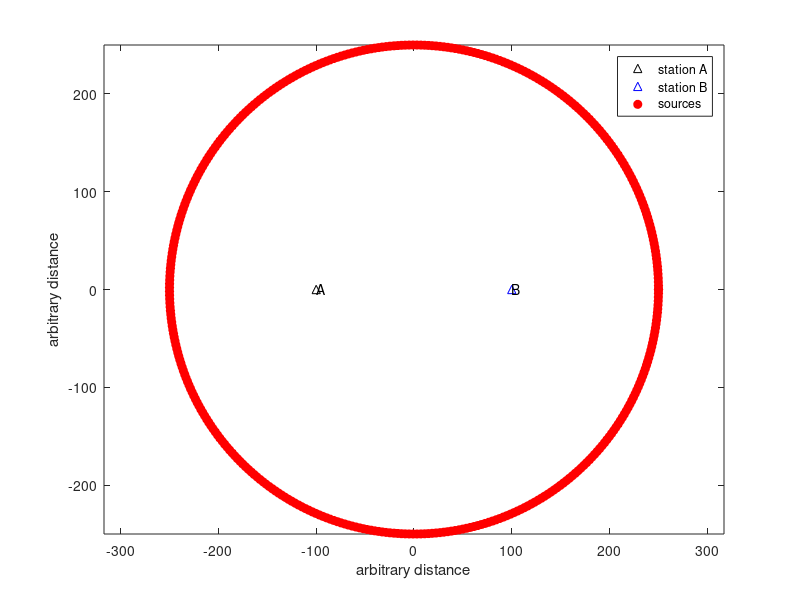

This chart was generated by the following MATLAB code: (Note: this script raises an error after producing the figure.)
% ambientnoiseXC
% create animation to demonstrate direct wave correlation for GF
% This shows the relationship of direct arrivals from a distribution of
% sources to the cross correlation function

% Try a small number of sources first (Ns=20), so you can see what is going
% on. Then increase the number of sources (Ns=1000) for more effective
% interference. You can see how the source XC changes with increasing
% numbers of sources
clear, close all
Ns=400;

% First, define station locations:
xA=-100; % distance units can be anything here
xB=100;
yA=0;
yB=0;

%Next, set up an evenly distributed collection of sources ala Waapenar
% SEG 2005

% Here phi is the angle measured CCW from positive X.
phi=linspace(0,2*pi,Ns);
% Try removing a section of sources to see how it influences the final XC
% function
% phi=linspace(0.25,1.25*pi,Ns);

r=250;          % this is the radius of the circle of sources
xs=r*cos(phi);  % x position of sources
ys=r*sin(phi);  % y position of sources

figure
plot(xA,yA,'k^',xB,yB,'b^')
hold on
text(xA,yA+1,'A');
text(xB,yB+1,'B');

plot(xs,ys,'o','MarkerFaceColor','r','MarkerEdgeColor','r')
axis equal
xlabel('arbitrary distance')
ylabel('arbitrary distance')
legend('station A','station B','sources')
drawnow
%%
% define a wavelet for plotting - A ricker wavelet works well (wavetype 2)
nsamp=41;
delta=0.001;
s=stfunc(nsamp,delta,.02,.02,2);
t=(0:nsamp-1)*delta;
figure;
subplot(211)
plot(t,s)
xlabel('time')
ylabel('arbitrary amplitude')
title('source wavelet')

% plot the derivative of the source wavelet too
ds=diff(s);
ds(nsamp)=0;
subplot(212)
plot(t,ds)
xlabel('time')
ylabel('arbitrary amplitude')
title('d/dt of the source wavelet')

drawnow
%%
% now compute traveltimes for all points to A
dA=sqrt( (xA-xs).^2 + (yA-ys).^2); % dA is the distance between A and every source
c=1000; % wave speed equal 1000 (if everything is m and s, this is 1 km/s)
ttA=dA/c; % and the travel times

% and do the same for all points to station B
dB=sqrt( (xB-xs).^2 + (yB-ys).^2);
ttB=dB/c;

%% 
% and the seismograms for A and B
totsamp=ceil(max(ttB)/delta)+nsamp;
tottime=totsamp*delta;
seisA=zeros(Ns,totsamp);
seisB=seisA;

ttAsamp=round(ttA/delta);
ttBsamp=round(ttB/delta);
for n=1:Ns
    seisA(n,ttAsamp(n)+1:ttAsamp(n)+nsamp)=s;
    seisB(n,ttBsamp(n)+1:ttBsamp(n)+nsamp)=s;
end

% do not plot these if the number of sources is more than 500
if Ns<500
figure
offset=rad2deg(phi)'*ones(1,totsamp);
tvec=(0:totsamp-1)*delta;
normval=offset(2,1)-offset(1,1);
subplot(211)
plot(tvec,normval*seisA+offset,'k')
ylabel('center-to-source angle')
title('receiver A')

subplot(212)
plot(tvec,normval*seisB+offset,'k')
ylabel('center-to-source angle')
xlabel('time')
title('receiver B')
drawnow
end
%%
% now cross correlate
xc=zeros(Ns,(totsamp*2-1));
for n=1:Ns
    [xc(n,:),lag]=xcorr(seisA(n,:),seisB(n,:),'coeff');
end

if Ns<500

figure
offset2=rad2deg(phi)'*ones(1,size(xc,2));

subplot(4,1,1:3)
plot(lag*delta,normval*xc+offset2,'k')
ylabel('center-to-source angle')
xlabel('time lag')
axis tight

subplot(414)
plot(lag*delta,sum(xc)/Ns)
xlabel('time lag')
xlim([min(lag*delta),max(lag*delta)])
end

figure
plot(lag*delta,sum(xc)/Ns)
xlabel('time lag')
xlim([min(lag*delta),max(lag*delta)])
title('stack of all cross correlations')